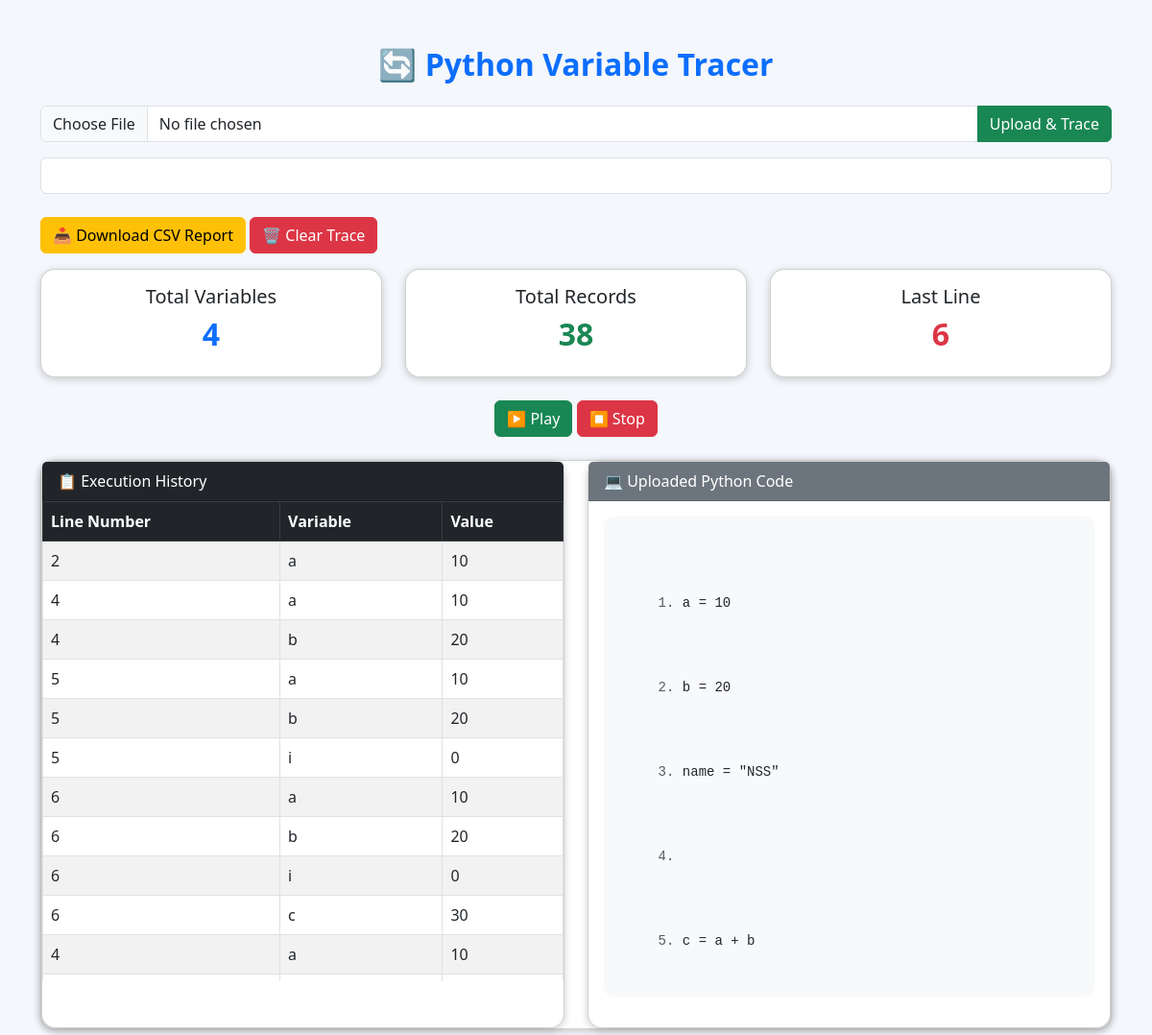
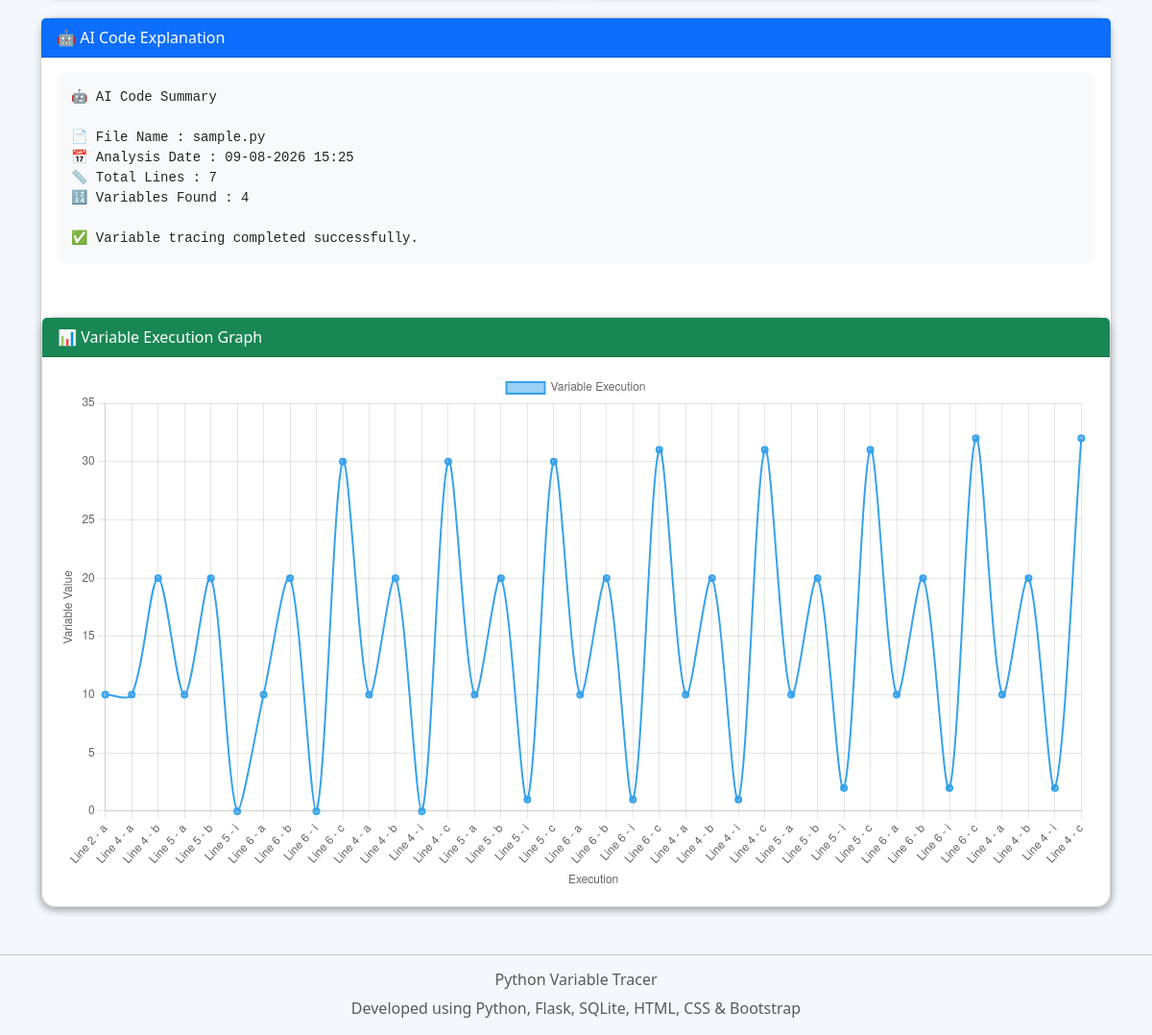
The app's page /, older data (2 pictures, top to bottom).
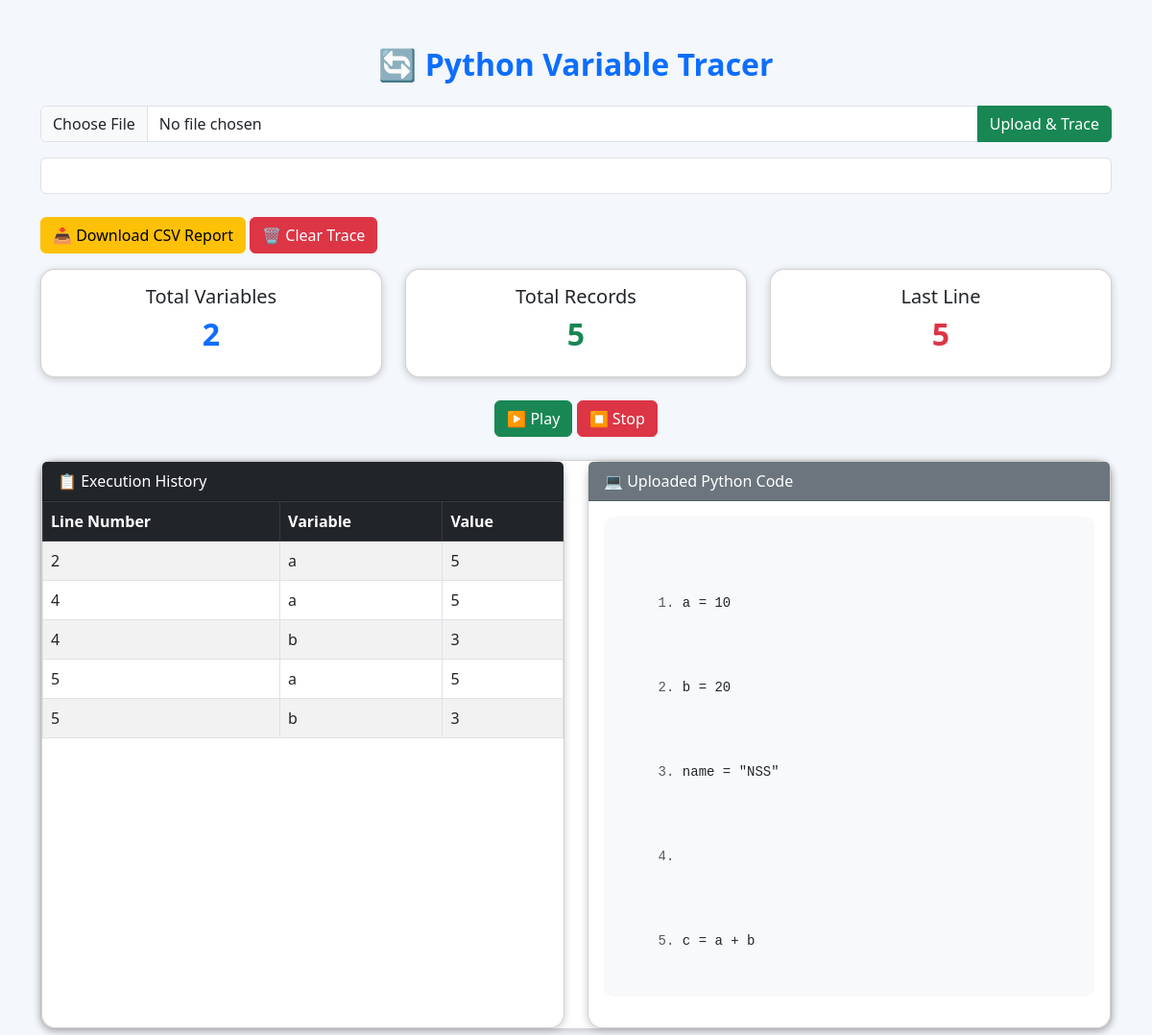
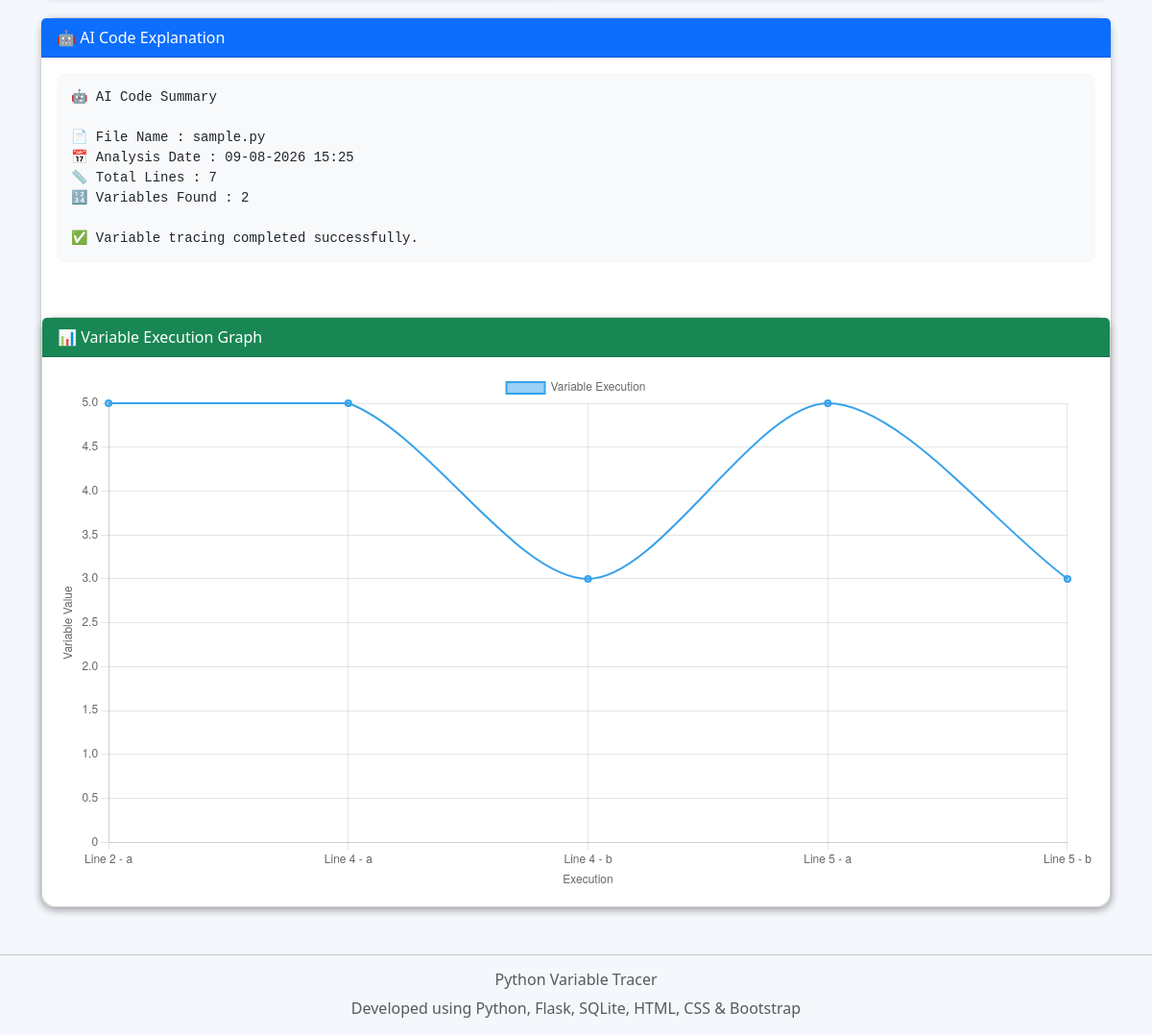
The same page, newer data (2 pictures, top to bottom).
### tables this page shows
CREATE TABLE variables(
    id INTEGER PRIMARY KEY AUTOINCREMENT,
    line_number INTEGER,
    variable_name TEXT,
    value TEXT
);

### app.py (the view)
@app.route("/")
def index():
    search = request.args.get("search", "")
    code = ""
    filename = ""
    explanation = "Upload a Python file to view AI explanation."
    py_files = [f for f in os.listdir(UPLOAD_FOLDER) if f.endswith(".py")]
    if py_files:
        latest_file = max(
            [os.path.join(UPLOAD_FOLDER, f) for f in py_files],
            key=os.path.getmtime
        )
        filename = os.path.basename(latest_file)
        with open(latest_file, "r", encoding="utf-8") as f:
            code = f.read()
    conn = sqlite3.connect("trace.db")
    cursor = conn.cursor()
    if search:
        cursor.execute("""
            SELECT line_number, variable_name, value
            FROM variables
            WHERE variable_name LIKE ?
        """, ('%' + search + '%',))
    else:
        cursor.execute("""
            SELECT line_number, variable_name, value
            FROM variables
        """)
    data = cursor.fetchall()
    conn.close()
    total_records = len(data)
    total_variables = len(set(row[1] for row in data)) if data else 0
    last_line = max((row[0] for row in data), default=0)
    graph_labels = []
    graph_values = []
    for row in data:
        line_number = row[0]
        variable_name = row[1]
        value = row[2]
        graph_labels.append(f"Line {line_number} - {variable_name}"
        )
        try:
            graph_values.append(float(value))
        except (ValueError, TypeError):
             graph_values.append(0)
    if code:
        lines = code.split("\n")
        explanation = f"""
🤖 AI Code Summary

📄 File Name : {filename}
📅 Analysis Date : {datetime.now().strftime("%d-%m-%Y %H:%M")}
📏 Total Lines : {len(lines)}
🔢 Variables Found : {total_variables}

✅ Variable tracing completed successfully.
"""
    return render_template(
        "index.html",
        data=data,
        search=search,
        total_records=total_records,
        total_variables=total_variables,
        last_line=last_line,
        code=code,
        explanation=explanation,
        graph_labels=graph_labels,
        graph_values=graph_values
    )

### templates/index.html (shortened to what this page needs)
<!DOCTYPE html>
<html>
<head>
    <link href="https://cdn.jsdelivr.net/npm/bootstrap@5.3.0/dist/css/bootstrap.min.css" rel="stylesheet">
</head>
<body>
<div class="container mt-5">
<h2 class="text-center text-primary mb-4">
🔄 Python Variable Tracer
</h2>
<form action="/upload" method="POST" enctype="multipart/form-data">
<div class="input-group mb-3">
<input
type="file"
name="file"
class="form-control"
required>
<button
type="submit"
class="btn btn-success">
Upload & Trace
</button>
</div>
</form>
<form method="GET">
<input
type="text"
name="search"
class="form-control mb-4"
placeh~older="Search Variable..."
value="{{ search }}">
</form>
<div class="mb-3">
    <a href="/download" class="btn btn-warning">
        📥 Download CSV Report
    </a>
    <a href="/clear" class="btn btn-danger">
    🗑 Clear Trace
</a>
</div>
<div class="row mb-4">
<div class="col-md-4">
<div class="card p-3 text-center">
<h5>Total Variables</h5>
<h2 class="text-primary">
{{ total_variables }}
</h2>
</div>
</div>
<div class="col-md-4">
<div class="card p-3 text-center">
<h5>Total Records</h5>
<h2 class="text-success">
{{ total_records }}
</h2>
</div>
</div>
<div class="col-md-4">
<div class="card p-3 text-center">
<h5>Last Line</h5>
<h2 class="text-danger">
{{ last_line }}
</h2>
</div>
</div>
</div>
<div class="text-center mb-3">
<button class="btn btn-success" onclick="playTrace()">
    ▶️ Play
</button>
<button class="btn btn-danger" onclick="stopTrace()">
    ⏹ Stop
</button>
</div>
<div class="card mt-4">
    <div class="row g-4">
    <div class="col-md-6">
        <div class="card h-100">
            <div class="card-header bg-dark text-white">
                📋 Execution History
            </div>
            <div class="card-body p-0">
                <div class="table-responsive"
                     style="max-height:500px; overflow-y:auto;">
                    <table class="table table-bordered table-striped mb-0">
                        <thead class="table-dark">
                            <tr>
                                <th>Line Number</th>
                                <th>Variable</th>
                                <th>Value</th>
                            </tr>
                        </thead>
                        <tbody>
                                {% for row in data %}
                                <tr class="execution-row"
                                    data-line="{{ row[0] }}"
                                    onclick="selectExecutionLine({{ row[0] }})"
                                    style="cursor:pointer;">
                                    <td>{{ row[0] }}</td>
                                    <td>{{ row[1] }}</td>
                                    <td>{{ row[2] }}</td>
                                </tr>
                                {% endfor %}
                        </tbody>
                    </table>
                </div>
            </div>
        </div>
    </div>
    <div class="col-md-6">
        <div class="card h-100">
            <div class="card-header bg-secondary text-white">
                💻 Uploaded Python Code
            </div>
            <div class="card-body">
                {% if code %}
<pre id="codeBlock"
     style="max-height:500px; overflow-y:auto;">
{% for line in code.split('\n') %}
<div id="line-{{ loop.index }}" class="code-line">
    <span class="text-muted">{{ loop.index }}.</span> {{ line }}
</div>
{% endfor %}
</pre>
                {% else %}
                <p class="text-danger">
                    No Python file uploaded yet.
                </p>
                {% endif %}
            </div>
        </div>
    </div>
</div>
</div>
<div class="card mt-4">
    <div class="card-header bg-primary text-white">
        🤖 AI Code Explanation
    </div>
    <div class="card-body">
        <pre>{{ explanation }}</pre>
    </div>
<div class="card mt-4">
    <div class="card-header bg-success text-white">
        📊 Variable Execution Graph
    </div>
    <div class="card-body">
        <canvas id="variableChart"></canvas>
    </div>
</div>
</div>
</div>
<hr class="mt-5">
<div class="text-center text-muted mb-3">
    <h6>Python Variable Tracer</h6>
    <p>Developed using Python, Flask, SQLite, HTML, CSS & Bootstrap</p>
</div>
<script>
const graphLabels = {{ graph_labels | tojson }};
const graphValues = {{ graph_values | tojson }};
const ctx = document.getElementById("variableChart");
new Chart(ctx, {
    type: "line",
    data: {
        labels: graphLabels,
        datasets: [{
            label: "Variable Execution",
            data: graphValues,
            borderWidth: 2,
            fill: false,
            tension: 0.3
        }]
    },
    options: {
        responsive: true,
        scales: {
            x: {
                title: {
                    display: true,
                    text: "Execution"
                }
            },
            y: {
                beginAtZero: true,
                title: {
                    display: true,
                    text: "Variable Value"
                }
            }
        }
    }
});
</script>
</body>
</html>

### templates/index.html (style rules this page uses)
body { background:#f4f7fb; }
h2 { font-weight:bold; }
.card { border-radius:15px; box-shadow:0px 2px 8px rgba(0,0,0,0.2); }
pre { background:#f8f9fa; padding:15px; border-radius:10px; white-space:pre-wrap; font-family:Consolas, monospace; }
#codeBlock div { padding:2px 8px; }
.code-line { padding:4px 8px; border-radius:5px; }

Row changes from the older to the newer data that the page shows:
removed variables: line_number "2", variable_name "a", value "10"
removed variables: line_number "4", variable_name "a", value "10"
removed variables: line_number "4", variable_name "b", value "20"
removed variables: line_number "5", variable_name "a", value "10"
removed variables: line_number "5", variable_name "b", value "20"
removed variables: line_number "5", variable_name "i", value "0"
removed variables: line_number "6", variable_name "a", value "10"
removed variables: line_number "6", variable_name "b", value "20"
removed variables: line_number "6", variable_name "i", value "0"
removed variables: line_number "6", variable_name "c", value "30"
removed variables: line_number "4", variable_name "a", value "10"
added variables: line_number "2", variable_name "a", value "5"
added variables: line_number "4", variable_name "a", value "5"
added variables: line_number "4", variable_name "b", value "3"
added variables: line_number "5", variable_name "a", value "5"
added variables: line_number "5", variable_name "b", value "3"
Text that changed along with them:
{{ total_variables }}: "4" → "2"
{{ total_records }}: "38" → "5"
{{ last_line }}: "6" → "5"
{{ explanation }}: "🤖 AI Code Summary 📄 File Name : sample.py 📅 Analysis Date : 09-08-2026 15:25 📏 Total Lines : 7 🔢 Variables Found : 4 ✅ Variable tracing completed successfully." → "🤖 AI Code Summary 📄 File Name : sample.py 📅 Analysis Date : 09-08-2026 15:25 📏 Total Lines : 7 🔢 Variables Found : 2 ✅ Variable tracing completed successfully."
chart data {{ graph_values | tojson }}: [10.0, 10.0, 20.0, 10.0, 20.0, 0.0, 10.0, 20.0, 0.0, 30.0, 10.0, 20.0, 0.0, 30.0, 10.0, 20.0, 1.0, 30.0, 10.0, 20.0, 1.0, 31.0, 10.0, 20.0, 1.0, 31.0, 10.0, 20.0, 2.0, 31.0, 10.0, 20.0, 2.0, 32.0, 10.0, 20.0, 2.0, 32.0] → [5.0, 5.0, 3.0, 5.0, 3.0]
